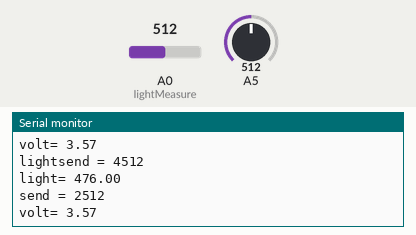
Simulated run of this sketch. Board: Arduino Uno, built with avr-gcc and run on an emulated ATmega328P. Parts: the last lines printed to the serial monitor. The inputs (shaded band) are chosen by the test bench; at power-on: A0 (lightMeasure) = 512, A5 = 512.

Above: at 1.3 s.
1.4 s: A0 (lightMeasure) set to 716
At 1.96 s:
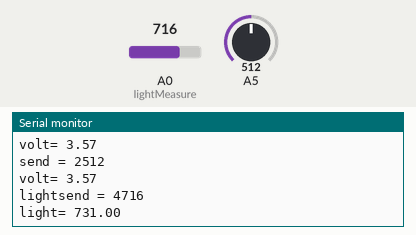
2.9 s: A5 set to 716
At 3.31 s:
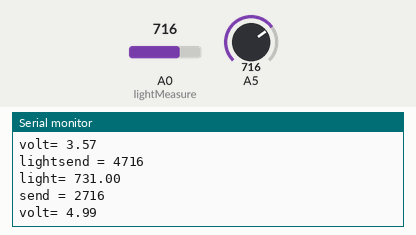
4.4 s: A0 (lightMeasure) set to 900
At 4.81 s:
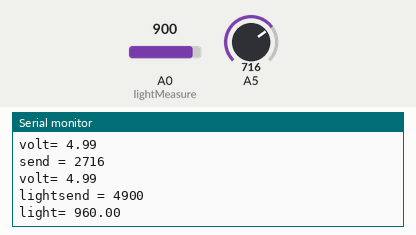
5.9 s: A5 set to 900
At 6.81 s:
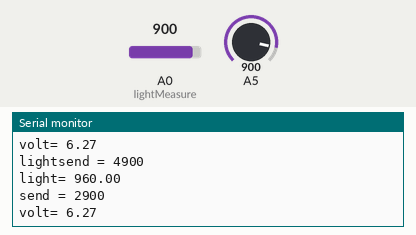
Timing chart, 0 to 8.4 s (numbered marks = the images above; inputs shaded):
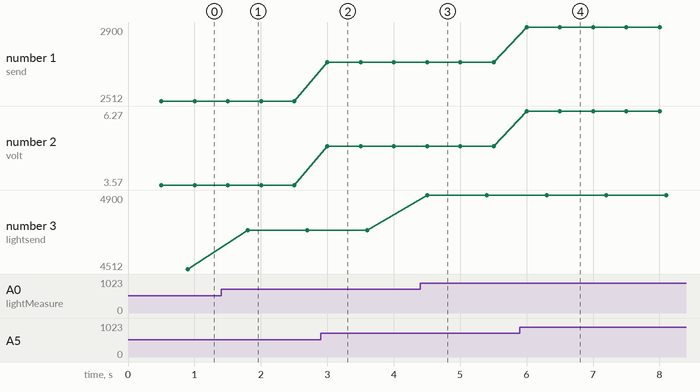

Measured:
- after the input at 1.4 s, the serial monitor: prints a new line after 0.40 s (image 1)
- after the input at 2.9 s, the serial monitor: prints a new line after 0.10 s (image 2)
- after the input at 4.4 s, the serial monitor: prints a new line after 0.10 s (image 3)
- after the input at 5.9 s, the serial monitor: prints a new line after 0.10 s (image 4)
- plotted number 1: 2512 → 2716 after the input at 2.9 s, 2716 → 2900 after the input at 5.9 s
- plotted number 2: 3.57 → 4.99 after the input at 2.9 s, 4.99 → 6.27 after the input at 5.9 s
- plotted number 3: 4512 → 4716 after the input at 1.4 s, 4716 → 4900 after the input at 4.4 s

The sketch:

dataread.ino
```cpp
#include <SoftwareSerial.h>
SoftwareSerial nodemcuConnect (2, 3);

#include <Blynk.h>
BlynkTimer VoltageDataSendEvent;
BlynkTimer LightDataSendEvent;
void setup() {
  Serial.begin(115200);
  nodemcuConnect.begin(115200);
  VoltageDataSendEvent.setInterval(500L, voltageSending);
  LightDataSendEvent.setInterval(900L, lightMeasure);
}

void loop() {
  VoltageDataSendEvent.run();
  LightDataSendEvent.run();
}

void voltageSending(){
  pinMode(A5, INPUT);
  int voltagesend = analogRead(A5);
  voltagesend = voltagesend + 2000;
  nodemcuConnect.println(voltagesend);
  Serial.print("send = "); Serial.println(voltagesend);

  float voltage = analogRead(A5) * (6.13/880);
  Serial.print("volt= "); Serial.println(voltage);
}

void lightMeasure(){
  pinMode(A0, INPUT);
  int lightsend = analogRead(A0);
  lightsend = lightsend + 4000;
  nodemcuConnect.println(lightsend);
  Serial.print("lightsend = "); Serial.println(lightsend);

  float light = analogRead(A0);
  light = map(light, 130, 950, 0, 1023);
  Serial.print("light= "); Serial.println(light);
}
```
